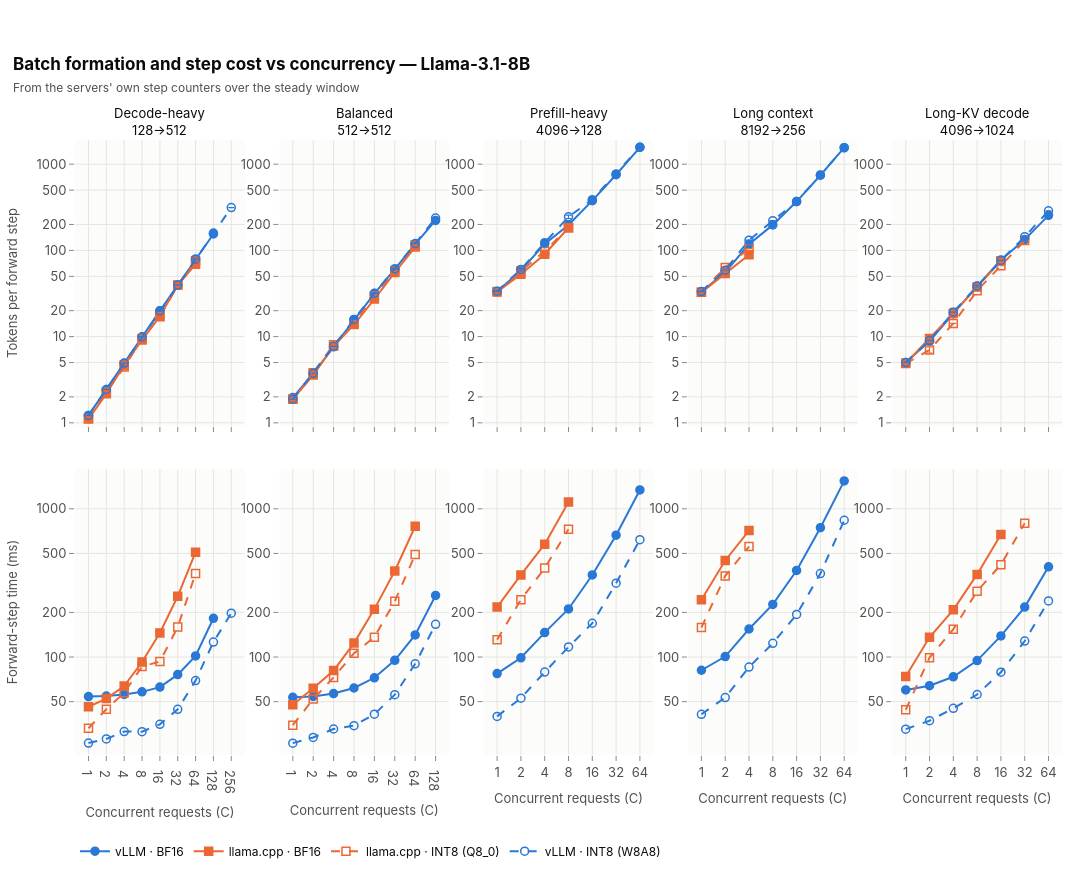

This figure's notebook cell:
### Markdown cell above
## 1. Do both servers batch?

### Code cell
fig = plots.concurrency_grid(primary, [
    plots.Panel("tokens_per_step_mean", "Tokens per forward step", "tokens", log_y=True, share_y=True, fmt=".1f"),
    plots.Panel("step_time_s", "Forward-step time (ms)", "ms", scale=1e3, log_y=True, share_y=True, error=None),
], title=f"Batch formation and step cost vs concurrency — {registry.model_label(MODEL)}",
   subtitle="From the servers' own step counters over the steady window")
fig.show()

### Figure 1 — Plotly figure (JSON) as saved in the notebook; plotly's stock layout.template omitted (floating-point values rounded to 4 significant figures)
{"data": [{"customdata": [[0.0002708, 3.0], [0.0004127, 3.0], [0.007982, 3.0], [0.001001, 3.0], [0.06364, 3.0], [0.194, 3.0], [0.7874, 3.0], [0.4239, 3.0]], "error_y": {"array": [0.0002708, 0.0004127, 0.007982, 0.001001, 0.06364, 0.194, 0.7874, 0.4239], "color": "#2a78d6", "thickness": 1.1, "type": "data", "width": 3}, "hovertemplate": "<b>vLLM · BF16</b><br>C = %{x}<br>Tokens per forward step: %{y:.1f} tokens ± %{customdata[0]:.1f}<br>repetitions: %{customdata[1]}<extra></extra>", "legendgroup": "vllm_bf16", "line": {"color": "#2a78d6", "dash": "solid", "width": 2.0}, "marker": {"color": "#2a78d6", "line": {"color": "#2a78d6", "width": 1.5}, "size": 8, "symbol": "circle"}, "mode": "lines+markers", "name": "vLLM · BF16", "showlegend": true, "type": "scatter", "x": [1, 2, 4, 8, 16, 32, 64, 128], "xaxis": "x", "y": [1.22, 2.429, 4.893, 9.877, 19.92, 39.61, 79.21, 154.9], "yaxis": "y"}, {"customdata": [[0.01745, 3.0], [0.01427, 3.0], [0.04597, 3.0], [0.06643, 3.0], [0.3405, 3.0], [0.04381, 3.0], [0.2939, 3.0]], "error_y": {"array": [0.01745, 0.01427, 0.04597, 0.06643, 0.3405, 0.04381, 0.2939], "color": "#eb6834", "thickness": 1.1, "type": "data", "width": 3}, "hovertemplate": "<b>llama.cpp · BF16</b><br>C = %{x}<br>Tokens per forward step: %{y:.1f} tokens ± %{customdata[0]:.1f}<br>repetitions: %{customdata[1]}<extra></extra>", "legendgroup": "llama_cpp_bf16", "line": {"color": "#eb6834", "dash": "solid", "width": 2.0}, "marker": {"color": "#eb6834", "line": {"color": "#eb6834", "width": 1.5}, "size": 8, "symbol": "square"}, "mode": "lines+markers", "name": "llama.cpp · BF16", "showlegend": true, "type": "scatter", "x": [1, 2, 4, 8, 16, 32, 64], "xaxis": "x", "y": [1.106, 2.174, 4.679, 9.13, 17.2, 39.44, 69.23], "yaxis": "y"}, {"customdata": [[0.0153, 3.0], [0.004663, 3.0], [0.3253, 3.0], [0.2371, 3.0], [0.1535, 3.0], [0.2918, 3.0], [4.395, 3.0]], "error_y": {"array": [0.0153, 0.004663, 0.3253, 0.2371, 0.1535, 0.2918, 4.395], "color": "#eb6834", "thickness": 1.1, "type": "data", "width": 3}, "hovertemplate": "<b>llama.cpp · INT8 (Q8_0)</b><br>C = %{x}<br>Tokens per forward step: %{y:.1f} tokens ± %{customdata[0]:.1f}<br>repetitions: %{customdata[1]}<extra></extra>", "legendgroup": "llama_cpp_int8", "line": {"color": "#eb6834", "dash": "dash", "width": 2.0}, "marker": {"color": "#eb6834", "line": {"color": "#eb6834", "width": 1.5}, "size": 8, "symbol": "square-open"}, "mode": "lines+markers", "name": "llama.cpp · INT8 (Q8_0)", "showlegend": true, "type": "scatter", "x": [1, 2, 4, 8, 16, 32, 64], "xaxis": "x", "y": [1.121, 2.275, 4.433, 9.464, 17.02, 39.62, 76.06], "yaxis": "y"}, {"customdata": [[0.0001359, 3.0], [0.0002873, 3.0], [0.001803, 3.0], [0.03576, 3.0], [0.08013, 3.0], [0.1813, 3.0], [0.1137, 3.0], [0.3293, 3.0], [0.6345, 3.0]], "error_y": {"array": [0.0001359, 0.0002873, 0.001803, 0.03576, 0.08013, 0.1813, 0.1137, 0.3293, 0.6345], "color": "#2a78d6", "thickness": 1.1, "type": "data", "width": 3}, "hovertemplate": "<b>vLLM · INT8 (W8A8)</b><br>C = %{x}<br>Tokens per forward step: %{y:.1f} tokens ± %{customdata[0]:.1f}<br>repetitions: %{customdata[1]}<extra></extra>", "legendgroup": "vllm_int8", "line": {"color": "#2a78d6", "dash": "dash", "width": 2.0}, "marker": {"color": "#2a78d6", "line": {"color": "#2a78d6", "width": 1.5}, "size": 8, "symbol": "circle-open"}, "mode": "lines+markers", "name": "vLLM · INT8 (W8A8)", "showlegend": true, "type": "scatter", "x": [1, 2, 4, 8, 16, 32, 64, 128, 256], "xaxis": "x", "y": [1.22, 2.436, 4.938, 9.952, 19.93, 39.68, 79.03, 158.8, 313.6], "yaxis": "y"}, {"customdata": [[0.07239, 3.0], [0.009787, 3.0], [0.003703, 3.0], [0.05105, 3.0], [0.07343, 3.0], [0.6748, 3.0], [2.162, 3.0], [0.2869, 3.0]], "error_y": {"array": [0.07239, 0.009787, 0.003703, 0.05105, 0.07343, 0.6748, 2.162, 0.2869], "color": "#2a78d6", "thickness": 1.1, "type": "data", "width": 3}, "hovertemplate": "<b>vLLM · BF16</b><br>C = %{x}<br>Tokens per forward step: %{y:.1f} tokens ± %{customdata[0]:.1f}<br>repetitions: %{customdata[1]}<extra></extra>", "legendgroup": "vllm_bf16", "line": {"color": "#2a78d6", "dash": "solid", "width": 2.0}, "marker": {"color": "#2a78d6", "line": {"color": "#2a78d6", "width": 1.5}, "size": 8, "symbol": "circle"}, "mode": "lines+markers", "name": "vLLM · BF16", "showlegend": false, "type": "scatter", "x": [1, 2, 4, 8, 16, 32, 64, 128], "xaxis": "x2", "y": [1.961, 3.725, 7.622, 15.74, 31.53, 60.71, 118.3, 222.9], "yaxis": "y2"}, {"customdata": [[0.003721, 3.0], [0.02116, 3.0], [1.088e-15, 3.0], [0.1007, 3.0], [0.01819, 3.0], [0.1924, 3.0], [0.2289, 3.0]], "error_y": {"array": [0.003721, 0.02116, 1.088e-15, 0.1007, 0.01819, 0.1924, 0.2289], "color": "#eb6834", "thickness": 1.1, "type": "data", "width": 3}, "hovertemplate": "<b>llama.cpp · BF16</b><br>C = %{x}<br>Tokens per forward step: %{y:.1f} tokens ± %{customdata[0]:.1f}<br>repetitions: %{customdata[1]}<extra></extra>", "legendgroup": "llama_cpp_bf16", "line": {"color": "#eb6834", "dash": "solid", "width": 2.0}, "marker": {"color": "#eb6834", "line": {"color": "#eb6834", "width": 1.5}, "size": 8, "symbol": "square"}, "mode": "lines+markers", "name": "llama.cpp · BF16", "showlegend": false, "type": "scatter", "x": [1, 2, 4, 8, 16, 32, 64], "xaxis": "x2", "y": [1.88, 3.579, 7.728, 13.81, 27.24, 55.45, 109.2], "yaxis": "y2"}, {"customdata": [[0.006986, 3.0], [0.1517, 3.0], [0.004586, 3.0], [0.2757, 3.0], [0.1872, 3.0], [0.1623, 3.0], [0.2126, 3.0]], "error_y": {"array": [0.006986, 0.1517, 0.004586, 0.2757, 0.1872, 0.1623, 0.2126], "color": "#eb6834", "thickness": 1.1, "type": "data", "width": 3}, "hovertemplate": "<b>llama.cpp · INT8 (Q8_0)</b><br>C = %{x}<br>Tokens per forward step: %{y:.1f} tokens ± %{customdata[0]:.1f}<br>repetitions: %{customdata[1]}<extra></extra>", "legendgroup": "llama_cpp_int8", "line": {"color": "#eb6834", "dash": "dash", "width": 2.0}, "marker": {"color": "#eb6834", "line": {"color": "#eb6834", "width": 1.5}, "size": 8, "symbol": "square-open"}, "mode": "lines+markers", "name": "llama.cpp · INT8 (Q8_0)", "showlegend": false, "type": "scatter", "x": [1, 2, 4, 8, 16, 32, 64], "xaxis": "x2", "y": [1.88, 3.803, 8.068, 14.04, 29.65, 57.57, 115.7], "yaxis": "y2"}, {"customdata": [[0.002001, 3.0], [0.002096, 3.0], [0.01596, 3.0], [0.03119, 3.0], [0.2927, 3.0], [0.5568, 3.0], [0.2637, 3.0], [1.104, 3.0]], "error_y": {"array": [0.002001, 0.002096, 0.01596, 0.03119, 0.2927, 0.5568, 0.2637, 1.104], "color": "#2a78d6", "thickness": 1.1, "type": "data", "width": 3}, "hovertemplate": "<b>vLLM · INT8 (W8A8)</b><br>C = %{x}<br>Tokens per forward step: %{y:.1f} tokens ± %{customdata[0]:.1f}<br>repetitions: %{customdata[1]}<extra></extra>", "legendgroup": "vllm_int8", "line": {"color": "#2a78d6", "dash": "dash", "width": 2.0}, "marker": {"color": "#2a78d6", "line": {"color": "#2a78d6", "width": 1.5}, "size": 8, "symbol": "circle-open"}, "mode": "lines+markers", "name": "vLLM · INT8 (W8A8)", "showlegend": false, "type": "scatter", "x": [1, 2, 4, 8, 16, 32, 64, 128], "xaxis": "x2", "y": [1.879, 3.757, 7.712, 15.82, 31.81, 60.95, 119.9, 237.5], "yaxis": "y2"}, {"customdata": [[0.0545, 3.0], [0.1298, 3.0], [3.925, 3.0], [1.885, 3.0], [6.405, 3.0], [7.199, 3.0], [2.491, 3.0]], "error_y": {"array": [0.0545, 0.1298, 3.925, 1.885, 6.405, 7.199, 2.491], "color": "#2a78d6", "thickness": 1.1, "type": "data", "width": 3}, "hovertemplate": "<b>vLLM · BF16</b><br>C = %{x}<br>Tokens per forward step: %{y:.1f} tokens ± %{customdata[0]:.1f}<br>repetitions: %{customdata[1]}<extra></extra>", "legendgroup": "vllm_bf16", "line": {"color": "#2a78d6", "dash": "solid", "width": 2.0}, "marker": {"color": "#2a78d6", "line": {"color": "#2a78d6", "width": 1.5}, "size": 8, "symbol": "circle"}, "mode": "lines+markers", "name": "vLLM · BF16", "showlegend": false, "type": "scatter", "x": [1, 2, 4, 8, 16, 32, 64], "xaxis": "x3", "y": [33.09, 58.48, 119.0, 197.4, 377.7, 754.0, 1567.0], "yaxis": "y3"}, {"customdata": [[0.1658, 3.0], [0.1676, 3.0], [0.7582, 3.0], [0.4231, 3.0]], "error_y": {"array": [0.1658, 0.1676, 0.7582, 0.4231], "color": "#eb6834", "thickness": 1.1, "type": "data", "width": 3}, "hovertemplate": "<b>llama.cpp · BF16</b><br>C = %{x}<br>Tokens per forward step: %{y:.1f} tokens ± %{customdata[0]:.1f}<br>repetitions: %{customdata[1]}<extra></extra>", "legendgroup": "llama_cpp_bf16", "line": {"color": "#eb6834", "dash": "solid", "width": 2.0}, "marker": {"color": "#eb6834", "line": {"color": "#eb6834", "width": 1.5}, "size": 8, "symbol": "square"}, "mode": "lines+markers", "name": "llama.cpp · BF16", "showlegend": false, "type": "scatter", "x": [1, 2, 4, 8], "xaxis": "x3", "y": [32.95, 52.76, 90.23, 183.1], "yaxis": "y3"}, {"customdata": [[0.05744, 3.0], [0.1683, 3.0], [1.166, 3.0], [0.2858, 3.0]], "error_y": {"array": [0.05744, 0.1683, 1.166, 0.2858], "color": "#eb6834", "thickness": 1.1, "type": "data", "width": 3}, "hovertemplate": "<b>llama.cpp · INT8 (Q8_0)</b><br>C = %{x}<br>Tokens per forward step: %{y:.1f} tokens ± %{customdata[0]:.1f}<br>repetitions: %{customdata[1]}<extra></extra>", "legendgroup": "llama_cpp_int8", "line": {"color": "#eb6834", "dash": "dash", "width": 2.0}, "marker": {"color": "#eb6834", "line": {"color": "#eb6834", "width": 1.5}, "size": 8, "symbol": "square-open"}, "mode": "lines+markers", "name": "llama.cpp · INT8 (Q8_0)", "showlegend": false, "type": "scatter", "x": [1, 2, 4, 8], "xaxis": "x3", "y": [33.4, 57.83, 98.2, 183.0], "yaxis": "y3"}, {"customdata": [[0.3268, 3.0], [2.441, 3.0], [9.681, 3.0], [11.08, 3.0], [10.19, 3.0], [9.927, 3.0], [13.31, 3.0]], "error_y": {"array": [0.3268, 2.441, 9.681, 11.08, 10.19, 9.927, 13.31], "color": "#2a78d6", "thickness": 1.1, "type": "data", "width": 3}, "hovertemplate": "<b>vLLM · INT8 (W8A8)</b><br>C = %{x}<br>Tokens per forward step: %{y:.1f} tokens ± %{customdata[0]:.1f}<br>repetitions: %{customdata[1]}<extra></extra>", "legendgroup": "vllm_int8", "line": {"color": "#2a78d6", "dash": "dash", "width": 2.0}, "marker": {"color": "#2a78d6", "line": {"color": "#2a78d6", "width": 1.5}, "size": 8, "symbol": "circle-open"}, "mode": "lines+markers", "name": "vLLM · INT8 (W8A8)", "showlegend": false, "type": "scatter", "x": [1, 2, 4, 8, 16, 32, 64], "xaxis": "x3", "y": [33.59, 60.16, 122.9, 245.2, 387.4, 771.7, 1573.0], "yaxis": "y3"}, {"customdata": [[0.09475, 3.0], [0.05895, 3.0], [1.706, 3.0], [1.771, 3.0], [2.331, 3.0], [1.935, 3.0], [2.115, 3.0]], "error_y": {"array": [0.09475, 0.05895, 1.706, 1.771, 2.331, 1.935, 2.115], "color": "#2a78d6", "thickness": 1.1, "type": "data", "width": 3}, "hovertemplate": "<b>vLLM · BF16</b><br>C = %{x}<br>Tokens per forward step: %{y:.1f} tokens ± %{customdata[0]:.1f}<br>repetitions: %{customdata[1]}<extra></extra>", "legendgroup": "vllm_bf16", "line": {"color": "#2a78d6", "dash": "solid", "width": 2.0}, "marker": {"color": "#2a78d6", "line": {"color": "#2a78d6", "width": 1.5}, "size": 8, "symbol": "circle"}, "mode": "lines+markers", "name": "vLLM · BF16", "showlegend": false, "type": "scatter", "x": [1, 2, 4, 8, 16, 32, 64], "xaxis": "x4", "y": [33.09, 55.82, 118.2, 197.6, 368.6, 744.2, 1553.0], "yaxis": "y4"}, {"customdata": [[0.07206, 3.0], [0.2173, 3.0], [0.0, 3.0]], "error_y": {"array": [0.07206, 0.2173, 0.0], "color": "#eb6834", "thickness": 1.1, "type": "data", "width": 3}, "hovertemplate": "<b>llama.cpp · BF16</b><br>C = %{x}<br>Tokens per forward step: %{y:.1f} tokens ± %{customdata[0]:.1f}<br>repetitions: %{customdata[1]}<extra></extra>", "legendgroup": "llama_cpp_bf16", "line": {"color": "#eb6834", "dash": "solid", "width": 2.0}, "marker": {"color": "#eb6834", "line": {"color": "#eb6834", "width": 1.5}, "size": 8, "symbol": "square"}, "mode": "lines+markers", "name": "llama.cpp · BF16", "showlegend": false, "type": "scatter", "x": [1, 2, 4], "xaxis": "x4", "y": [32.6, 54.0, 89.04], "yaxis": "y4"}, {"customdata": [[0.07, 3.0], [0.3019, 3.0], [0.1888, 3.0]], "error_y": {"array": [0.07, 0.3019, 0.1888], "color": "#eb6834", "thickness": 1.1, "type": "data", "width": 3}, "hovertemplate": "<b>llama.cpp · INT8 (Q8_0)</b><br>C = %{x}<br>Tokens per forward step: %{y:.1f} tokens ± %{customdata[0]:.1f}<br>repetitions: %{customdata[1]}<extra></extra>", "legendgroup": "llama_cpp_int8", "line": {"color": "#eb6834", "dash": "dash", "width": 2.0}, "marker": {"color": "#eb6834", "line": {"color": "#eb6834", "width": 1.5}, "size": 8, "symbol": "square-open"}, "mode": "lines+markers", "name": "llama.cpp · INT8 (Q8_0)", "showlegend": false, "type": "scatter", "x": [1, 2, 4], "xaxis": "x4", "y": [32.67, 63.49, 105.1], "yaxis": "y4"}, {"customdata": [[0.2073, 3.0], [0.03805, 3.0], [0.378, 3.0], [3.481e-14, 3.0], [1.53, 3.0], [1.967, 3.0], [2.115, 3.0]], "error_y": {"array": [0.2073, 0.03805, 0.378, 3.481e-14, 1.53, 1.967, 2.115], "color": "#2a78d6", "thickness": 1.1, "type": "data", "width": 3}, "hovertemplate": "<b>vLLM · INT8 (W8A8)</b><br>C = %{x}<br>Tokens per forward step: %{y:.1f} tokens ± %{customdata[0]:.1f}<br>repetitions: %{customdata[1]}<extra></extra>", "legendgroup": "vllm_int8", "line": {"color": "#2a78d6", "dash": "dash", "width": 2.0}, "marker": {"color": "#2a78d6", "line": {"color": "#2a78d6", "width": 1.5}, "size": 8, "symbol": "circle-open"}, "mode": "lines+markers", "name": "vLLM · INT8 (W8A8)", "showlegend": false, "type": "scatter", "x": [1, 2, 4, 8, 16, 32, 64], "xaxis": "x4", "y": [33.31, 58.92, 131.4, 221.4, 369.5, 750.0, 1553.0], "yaxis": "y4"}, {"customdata": [[0.001017, 3.0], [0.01877, 3.0], [0.05584, 3.0], [0.1399, 3.0], [0.4657, 3.0], [1.059, 3.0], [3.302, 3.0]], "error_y": {"array": [0.001017, 0.01877, 0.05584, 0.1399, 0.4657, 1.059, 3.302], "color": "#2a78d6", "thickness": 1.1, "type": "data", "width": 3}, "hovertemplate": "<b>vLLM · BF16</b><br>C = %{x}<br>Tokens per forward step: %{y:.1f} tokens ± %{customdata[0]:.1f}<br>repetitions: %{customdata[1]}<extra></extra>", "legendgroup": "vllm_bf16", "line": {"color": "#2a78d6", "dash": "solid", "width": 2.0}, "marker": {"color": "#2a78d6", "line": {"color": "#2a78d6", "width": 1.5}, "size": 8, "symbol": "circle"}, "mode": "lines+markers", "name": "vLLM · BF16", "showlegend": false, "type": "scatter", "x": [1, 2, 4, 8, 16, 32, 64], "xaxis": "x5", "y": [5.001, 8.887, 18.46, 38.44, 77.51, 133.4, 255.0], "yaxis": "y5"}, {"customdata": [[0.0686, 3.0], [0.1574, 3.0], [2.705, 3.0], [1.965, 3.0], [2.67, 3.0]], "error_y": {"array": [0.0686, 0.1574, 2.705, 1.965, 2.67], "color": "#eb6834", "thickness": 1.1, "type": "data", "width": 3}, "hovertemplate": "<b>llama.cpp · BF16</b><br>C = %{x}<br>Tokens per forward step: %{y:.1f} tokens ± %{customdata[0]:.1f}<br>repetitions: %{customdata[1]}<extra></extra>", "legendgroup": "llama_cpp_bf16", "line": {"color": "#eb6834", "dash": "solid", "width": 2.0}, "marker": {"color": "#eb6834", "line": {"color": "#eb6834", "width": 1.5}, "size": 8, "symbol": "square"}, "mode": "lines+markers", "name": "llama.cpp · BF16", "showlegend": false, "type": "scatter", "x": [1, 2, 4, 8, 16], "xaxis": "x5", "y": [4.916, 9.52, 18.6, 37.72, 75.76], "yaxis": "y5"}, {"customdata": [[0.005406, 3.0], [0.5568, 3.0], [0.02983, 3.0], [0.04297, 3.0], [0.06583, 3.0], [0.07843, 3.0]], "error_y": {"array": [0.005406, 0.5568, 0.02983, 0.04297, 0.06583, 0.07843], "color": "#eb6834", "thickness": 1.1, "type": "data", "width": 3}, "hovertemplate": "<b>llama.cpp · INT8 (Q8_0)</b><br>C = %{x}<br>Tokens per forward step: %{y:.1f} tokens ± %{customdata[0]:.1f}<br>repetitions: %{customdata[1]}<extra></extra>", "legendgroup": "llama_cpp_int8", "line": {"color": "#eb6834", "dash": "dash", "width": 2.0}, "marker": {"color": "#eb6834", "line": {"color": "#eb6834", "width": 1.5}, "size": 8, "symbol": "square-open"}, "mode": "lines+markers", "name": "llama.cpp · INT8 (Q8_0)", "showlegend": false, "type": "scatter", "x": [1, 2, 4, 8, 16, 32], "xaxis": "x5", "y": [4.877, 7.009, 14.21, 34.09, 66.42, 129.9], "yaxis": "y5"}, {"customdata": [[0.001017, 3.0], [0.02793, 3.0], [0.02045, 3.0], [1.001, 3.0], [0.0471, 3.0], [0.3603, 3.0], [1.163, 3.0]], "error_y": {"array": [0.001017, 0.02793, 0.02045, 1.001, 0.0471, 0.3603, 1.163], "color": "#2a78d6", "thickness": 1.1, "type": "data", "width": 3}, "hovertemplate": "<b>vLLM · INT8 (W8A8)</b><br>C = %{x}<br>Tokens per forward step: %{y:.1f} tokens ± %{customdata[0]:.1f}<br>repetitions: %{customdata[1]}<extra></extra>", "legendgroup": "vllm_int8", "line": {"color": "#2a78d6", "dash": "dash", "width": 2.0}, "marker": {"color": "#2a78d6", "line": {"color": "#2a78d6", "width": 1.5}, "size": 8, "symbol": "circle-open"}, "mode": "lines+markers", "name": "vLLM · INT8 (W8A8)", "showlegend": false, "type": "scatter", "x": [1, 2, 4, 8, 16, 32, 64], "xaxis": "x5", "y": [5.002, 9.008, 19.23, 38.69, 76.51, 144.2, 287.6], "yaxis": "y5"}, {"customdata": [[null, 3.0], [null, 3.0], [null, 3.0], [null, 3.0], [null, 3.0], [null, 3.0], [null, 3.0], [null, 3.0]], "hovertemplate": "<b>vLLM · BF16</b><br>C = %{x}<br>Forward-step time (ms): %{y:.3g} ms<br>repetitions: %{customdata[1]}<extra></extra>", "legendgroup": "vllm_bf16", "line": {"color": "#2a78d6", "dash": "solid", "width": 2.0}, "marker": {"color": "#2a78d6", "line": {"color": "#2a78d6", "width": 1.5}, "size": 8, "symbol": "circle"}, "mode": "lines+markers", "name": "vLLM · BF16", "showlegend": false, "type": "scatter", "x": [1, 2, 4, 8, 16, 32, 64, 128], "xaxis": "x6", "y": [54.07, 54.6, 55.96, 58.21, 62.68, 76.1, 101.8, 182.6], "yaxis": "y6"}, {"customdata": [[null, 3.0], [null, 3.0], [null, 3.0], [null, 3.0], [null, 3.0], [null, 3.0], [null, 3.0]], "hovertemplate": "<b>llama.cpp · BF16</b><br>C = %{x}<br>Forward-step time (ms): %{y:.3g} ms<br>repetitions: %{customdata[1]}<extra></extra>", "legendgroup": "llama_cpp_bf16", "line": {"color": "#eb6834", "dash": "solid", "width": 2.0}, "marker": {"color": "#eb6834", "line": {"color": "#eb6834", "width": 1.5}, "size": 8, "symbol": "square"}, "mode": "lines+markers", "name": "llama.cpp · BF16", "showlegend": false, "type": "scatter", "x": [1, 2, 4, 8, 16, 32, 64], "xaxis": "x6", "y": [46.21, 52.46, 63.66, 92.54, 145.2, 257.1, 509.8], "yaxis": "y6"}, {"customdata": [[null, 3.0], [null, 3.0], [null, 3.0], [null, 3.0], [null, 3.0], [null, 3.0], [null, 3.0]], "hovertemplate": "<b>llama.cpp · INT8 (Q8_0)</b><br>C = %{x}<br>Forward-step time (ms): %{y:.3g} ms<br>repetitions: %{customdata[1]}<extra></extra>", "legendgroup": "llama_cpp_int8", "line": {"color": "#eb6834", "dash": "dash", "width": 2.0}, "marker": {"color": "#eb6834", "line": {"color": "#eb6834", "width": 1.5}, "size": 8, "symbol": "square-open"}, "mode": "lines+markers", "name": "llama.cpp · INT8 (Q8_0)", "showlegend": false, "type": "scatter", "x": [1, 2, 4, 8, 16, 32, 64], "xaxis": "x6", "y": [33.05, 44.43, 57.48, 86.21, 93.29, 159.5, 366.4], "yaxis": "y6"}, {"customdata": [[null, 3.0], [null, 3.0], [null, 3.0], [null, 3.0], [null, 3.0], [null, 3.0], [null, 3.0], [null, 3.0], [null, 3.0]], "hovertemplate": "<b>vLLM · INT8 (W8A8)</b><br>C = %{x}<br>Forward-step time (ms): %{y:.3g} ms<br>repetitions: %{customdata[1]}<extra></extra>", "legendgroup": "vllm_int8", "line": {"color": "#2a78d6", "dash": "dash", "width": 2.0}, "marker": {"color": "#2a78d6", "line": {"color": "#2a78d6", "width": 1.5}, "size": 8, "symbol": "circle-open"}, "mode": "lines+markers", "name": "vLLM · INT8 (W8A8)", "showlegend": false, "type": "scatter", "x": [1, 2, 4, 8, 16, 32, 64, 128, 256], "xaxis": "x6", "y": [26.27, 28.01, 31.4, 31.38, 35.16, 44.38, 69.35, 126.2, 197.6], "yaxis": "y6"}, {"customdata": [[null, 3.0], [null, 3.0], [null, 3.0], [null, 3.0], [null, 3.0], [null, 3.0], [null, 3.0], [null, 3.0]], "hovertemplate": "<b>vLLM · BF16</b><br>C = %{x}<br>Forward-step time (ms): %{y:.3g} ms<br>repetitions: %{customdata[1]}<extra></extra>", "legendgroup": "vllm_bf16", "line": {"color": "#2a78d6", "dash": "solid", "width": 2.0}, "marker": {"color": "#2a78d6", "line": {"color": "#2a78d6", "width": 1.5}, "size": 8, "symbol": "circle"}, "mode": "lines+markers", "name": "vLLM · BF16", "showlegend": false, "type": "scatter", "x": [1, 2, 4, 8, 16, 32, 64, 128], "xaxis": "x7", "y": [53.46, 54.2, 56.7, 61.81, 72.44, 95.06, 141.0, 260.4], "yaxis": "y7"}, {"customdata": [[null, 3.0], [null, 3.0], [null, 3.0], [null, 3.0], [null, 3.0], [null, 3.0], [null, 3.0]], "hovertemplate": "<b>llama.cpp · BF16</b><br>C = %{x}<br>Forward-step time (ms): %{y:.3g} ms<br>repetitions: %{customdata[1]}<extra></extra>", "legendgroup": "llama_cpp_bf16", "line": {"color": "#eb6834", "dash": "solid", "width": 2.0}, "marker": {"color": "#eb6834", "line": {"color": "#eb6834", "width": 1.5}, "size": 8, "symbol": "square"}, "mode": "lines+markers", "name": "llama.cpp · BF16", "showlegend": false, "type": "scatter", "x": [1, 2, 4, 8, 16, 32, 64], "xaxis": "x7", "y": [47.65, 61.55, 81.13, 124.1, 210.5, 380.6, 762.4], "yaxis": "y7"}, {"customdata": [[null, 3.0], [null, 3.0], [null, 3.0], [null, 3.0], [null, 3.0], [null, 3.0], [null, 3.0]], "hovertemplate": "<b>llama.cpp · INT8 (Q8_0)</b><br>C = %{x}<br>Forward-step time (ms): %{y:.3g} ms<br>repetitions: %{customdata[1]}<extra></extra>", "legendgroup": "llama_cpp_int8", "line": {"color": "#eb6834", "dash": "dash", "width": 2.0}, "marker": {"color": "#eb6834", "line": {"color": "#eb6834", "width": 1.5}, "size": 8, "symbol": "square-open"}, "mode": "lines+markers", "name": "llama.cpp · INT8 (Q8_0)", "showlegend": false, "type": "scatter", "x": [1, 2, 4, 8, 16, 32, 64], "xaxis": "x7", "y": [34.69, 52.01, 72.88, 105.9, 136.2, 237.8, 491.8], "yaxis": "y7"}, {"customdata": [[null, 3.0], [null, 3.0], [null, 3.0], [null, 3.0], [null, 3.0], [null, 3.0], [null, 3.0], [null, 3.0]], "hovertemplate": "<b>vLLM · INT8 (W8A8)</b><br>C = %{x}<br>Forward-step time (ms): %{y:.3g} ms<br>repetitions: %{customdata[1]}<extra></extra>", "legendgroup": "vllm_int8", "line": {"color": "#2a78d6", "dash": "dash", "width": 2.0}, "marker": {"color": "#2a78d6", "line": {"color": "#2a78d6", "width": 1.5}, "size": 8, "symbol": "circle-open"}, "mode": "lines+markers", "name": "vLLM · INT8 (W8A8)", "showlegend": false, "type": "scatter", "x": [1, 2, 4, 8, 16, 32, 64, 128], "xaxis": "x7", "y": [26.24, 28.66, 32.69, 34.43, 41.14, 55.75, 90.0, 166.3], "yaxis": "y7"}, {"customdata": [[null, 3.0], [null, 3.0], [null, 3.0], [null, 3.0], [null, 3.0], [null, 3.0], [null, 3.0]], "hovertemplate": "<b>vLLM · BF16</b><br>C = %{x}<br>Forward-step time (ms): %{y:.3g} ms<br>repetitions: %{customdata[1]}<extra></extra>", "legendgroup": "vllm_bf16", "line": {"color": "#2a78d6", "dash": "solid", "width": 2.0}, "marker": {"color": "#2a78d6", "line": {"color": "#2a78d6", "width": 1.5}, "size": 8, "symbol": "circle"}, "mode": "lines+markers", "name": "vLLM · BF16", "showlegend": false, "type": "scatter", "x": [1, 2, 4, 8, 16, 32, 64], "xaxis": "x8", "y": [77.38, 98.85, 146.2, 211.0, 357.9, 663.9, 1341.0], "yaxis": "y8"}, {"customdata": [[null, 3.0], [null, 3.0], [null, 3.0], [null, 3.0]], "hovertemplate": "<b>llama.cpp · BF16</b><br>C = %{x}<br>Forward-step time (ms): %{y:.3g} ms<br>repetitions: %{customdata[1]}<extra></extra>", "legendgroup": "llama_cpp_bf16", "line": {"color": "#eb6834", "dash": "solid", "width": 2.0}, "marker": {"color": "#eb6834", "line": {"color": "#eb6834", "width": 1.5}, "size": 8, "symbol": "square"}, "mode": "lines+markers", "name": "llama.cpp · BF16", "showlegend": false, "type": "scatter", "x": [1, 2, 4, 8], "xaxis": "x8", "y": [217.3, 358.1, 577.8, 1113.0], "yaxis": "y8"}, {"customdata": [[null, 3.0], [null, 3.0], [null, 3.0], [null, 3.0]], "hovertemplate": "<b>llama.cpp · INT8 (Q8_0)</b><br>C = %{x}<br>Forward-step time (ms): %{y:.3g} ms<br>repetitions: %{customdata[1]}<extra></extra>", "legendgroup": "llama_cpp_int8", "line": {"color": "#eb6834", "dash": "dash", "width": 2.0}, "marker": {"color": "#eb6834", "line": {"color": "#eb6834", "width": 1.5}, "size": 8, "symbol": "square-open"}, "mode": "lines+markers", "name": "llama.cpp · INT8 (Q8_0)", "showlegend": false, "type": "scatter", "x": [1, 2, 4, 8], "xaxis": "x8", "y": [131.0, 243.7, 398.1, 728.3], "yaxis": "y8"}, {"customdata": [[null, 3.0], [null, 3.0], [null, 3.0], [null, 3.0], [null, 3.0], [null, 3.0], [null, 3.0]], "hovertemplate": "<b>vLLM · INT8 (W8A8)</b><br>C = %{x}<br>Forward-step time (ms): %{y:.3g} ms<br>repetitions: %{customdata[1]}<extra></extra>", "legendgroup": "vllm_int8", "line": {"color": "#2a78d6", "dash": "dash", "width": 2.0}, "marker": {"color": "#2a78d6", "line": {"color": "#2a78d6", "width": 1.5}, "size": 8, "symbol": "circle-open"}, "mode": "lines+markers", "name": "vLLM · INT8 (W8A8)", "showlegend": false, "type": "scatter", "x": [1, 2, 4, 8, 16, 32, 64], "xaxis": "x8", "y": [39.77, 52.81, 79.16, 116.9, 169.0, 315.2, 619.0], "yaxis": "y8"}, {"customdata": [[null, 3.0], [null, 3.0], [null, 3.0], [null, 3.0], [null, 3.0], [null, 3.0], [null, 3.0]], "hovertemplate": "<b>vLLM · BF16</b><br>C = %{x}<br>Forward-step time (ms): %{y:.3g} ms<br>repetitions: %{customdata[1]}<extra></extra>", "legendgroup": "vllm_bf16", "line": {"color": "#2a78d6", "dash": "solid", "width": 2.0}, "marker": {"color": "#2a78d6", "line": {"color": "#2a78d6", "width": 1.5}, "size": 8, "symbol": "circle"}, "mode": "lines+markers", "name": "vLLM · BF16", "showlegend": false, "type": "scatter", "x": [1, 2, 4, 8, 16, 32, 64], "xaxis": "x9", "y": [81.44, 100.8, 154.6, 226.6, 383.9, 745.9, 1544.0], "yaxis": "y9"}, {"customdata": [[null, 3.0], [null, 3.0], [null, 3.0]], "hovertemplate": "<b>llama.cpp · BF16</b><br>C = %{x}<br>Forward-step time (ms): %{y:.3g} ms<br>repetitions: %{customdata[1]}<extra></extra>", "legendgroup": "llama_cpp_bf16", "line": {"color": "#eb6834", "dash": "solid", "width": 2.0}, "marker": {"color": "#eb6834", "line": {"color": "#eb6834", "width": 1.5}, "size": 8, "symbol": "square"}, "mode": "lines+markers", "name": "llama.cpp · BF16", "showlegend": false, "type": "scatter", "x": [1, 2, 4], "xaxis": "x9", "y": [243.9, 448.2, 712.8], "yaxis": "y9"}, {"customdata": [[null, 3.0], [null, 3.0], [null, 3.0]], "hovertemplate": "<b>llama.cpp · INT8 (Q8_0)</b><br>C = %{x}<br>Forward-step time (ms): %{y:.3g} ms<br>repetitions: %{customdata[1]}<extra></extra>", "legendgroup": "llama_cpp_int8", "line": {"color": "#eb6834", "dash": "dash", "width": 2.0}, "marker": {"color": "#eb6834", "line": {"color": "#eb6834", "width": 1.5}, "size": 8, "symbol": "square-open"}, "mode": "lines+markers", "name": "llama.cpp · INT8 (Q8_0)", "showlegend": false, "type": "scatter", "x": [1, 2, 4], "xaxis": "x9", "y": [158.1, 352.8, 556.5], "yaxis": "y9"}, {"customdata": [[null, 3.0], [null, 3.0], [null, 3.0], [null, 3.0], [null, 3.0], [null, 3.0], [null, 3.0]], "hovertemplate": "<b>vLLM · INT8 (W8A8)</b><br>C = %{x}<br>Forward-step time (ms): %{y:.3g} ms<br>repetitions: %{customdata[1]}<extra></extra>", "legendgroup": "vllm_int8", "line": {"color": "#2a78d6", "dash": "dash", "width": 2.0}, "marker": {"color": "#2a78d6", "line": {"color": "#2a78d6", "width": 1.5}, "size": 8, "symbol": "circle-open"}, "mode": "lines+markers", "name": "vLLM · INT8 (W8A8)", "showlegend": false, "type": "scatter", "x": [1, 2, 4, 8, 16, 32, 64], "xaxis": "x9", "y": [41.08, 53.28, 85.55, 123.8, 193.8, 365.8, 837.1], "yaxis": "y9"}, {"customdata": [[null, 3.0], [null, 3.0], [null, 3.0], [null, 3.0], [null, 3.0], [null, 3.0], [null, 3.0]], "hovertemplate": "<b>vLLM · BF16</b><br>C = %{x}<br>Forward-step time (ms): %{y:.3g} ms<br>repetitions: %{customdata[1]}<extra></extra>", "legendgroup": "vllm_bf16", "line": {"color": "#2a78d6", "dash": "solid", "width": 2.0}, "marker": {"color": "#2a78d6", "line": {"color": "#2a78d6", "width": 1.5}, "size": 8, "symbol": "circle"}, "mode": "lines+markers", "name": "vLLM · BF16", "showlegend": false, "type": "scatter", "x": [1, 2, 4, 8, 16, 32, 64], "xaxis": "x10", "y": [59.96, 64.09, 73.56, 94.63, 138.8, 217.3, 406.0], "yaxis": "y10"}, {"customdata": [[null, 3.0], [null, 3.0], [null, 3.0], [null, 3.0], [null, 3.0]], "hovertemplate": "<b>llama.cpp · BF16</b><br>C = %{x}<br>Forward-step time (ms): %{y:.3g} ms<br>repetitions: %{customdata[1]}<extra></extra>", "legendgroup": "llama_cpp_bf16", "line": {"color": "#eb6834", "dash": "solid", "width": 2.0}, "marker": {"color": "#eb6834", "line": {"color": "#eb6834", "width": 1.5}, "size": 8, "symbol": "square"}, "mode": "lines+markers", "name": "llama.cpp · BF16", "showlegend": false, "type": "scatter", "x": [1, 2, 4, 8, 16], "xaxis": "x10", "y": [73.95, 135.8, 208.2, 361.1, 670.9], "yaxis": "y10"}, {"customdata": [[null, 3.0], [null, 3.0], [null, 3.0], [null, 3.0], [null, 3.0], [null, 3.0]], "hovertemplate": "<b>llama.cpp · INT8 (Q8_0)</b><br>C = %{x}<br>Forward-step time (ms): %{y:.3g} ms<br>repetitions: %{customdata[1]}<extra></extra>", "legendgroup": "llama_cpp_int8", "line": {"color": "#eb6834", "dash": "dash", "width": 2.0}, "marker": {"color": "#eb6834", "line": {"color": "#eb6834", "width": 1.5}, "size": 8, "symbol": "square-open"}, "mode": "lines+markers", "name": "llama.cpp · INT8 (Q8_0)", "showlegend": false, "type": "scatter", "x": [1, 2, 4, 8, 16, 32], "xaxis": "x10", "y": [44.08, 99.07, 153.9, 278.2, 419.9, 800.1], "yaxis": "y10"}, {"customdata": [[null, 3.0], [null, 3.0], [null, 3.0], [null, 3.0], [null, 3.0], [null, 3.0], [null, 3.0]], "hovertemplate": "<b>vLLM · INT8 (W8A8)</b><br>C = %{x}<br>Forward-step time (ms): %{y:.3g} ms<br>repetitions: %{customdata[1]}<extra></extra>", "legendgroup": "vllm_int8", "line": {"color": "#2a78d6", "dash": "dash", "width": 2.0}, "marker": {"color": "#2a78d6", "line": {"color": "#2a78d6", "width": 1.5}, "size": 8, "symbol": "circle-open"}, "mode": "lines+markers", "name": "vLLM · INT8 (W8A8)", "showlegend": false, "type": "scatter", "x": [1, 2, 4, 8, 16, 32, 64], "xaxis": "x10", "y": [32.61, 37.17, 45.09, 55.88, 78.97, 128.2, 239.3], "yaxis": "y10"}], "layout": {"annotations": [{"font": {"color": "#0b0b0b", "size": 13}, "showarrow": false, "text": "Decode-heavy<br>128→512", "x": 0.086, "xanchor": "center", "xref": "paper", "y": 1.0, "yanchor": "bottom", "yref": "paper"}, {"font": {"color": "#0b0b0b", "size": 13}, "showarrow": false, "text": "Balanced<br>512→512", "x": 0.293, "xanchor": "center", "xref": "paper", "y": 1.0, "yanchor": "bottom", "yref": "paper"}, {"font": {"color": "#0b0b0b", "size": 13}, "showarrow": false, "text": "Prefill-heavy<br>4096→128", "x": 0.5, "xanchor": "center", "xref": "paper", "y": 1.0, "yanchor": "bottom", "yref": "paper"}, {"font": {"color": "#0b0b0b", "size": 13}, "showarrow": false, "text": "Long context<br>8192→256", "x": 0.707, "xanchor": "center", "xref": "paper", "y": 1.0, "yanchor": "bottom", "yref": "paper"}, {"font": {"color": "#0b0b0b", "size": 13}, "showarrow": false, "text": "Long-KV decode<br>4096→1024", "x": 0.914, "xanchor": "center", "xref": "paper", "y": 1.0, "yanchor": "bottom", "yref": "paper"}], "height": 870, "title": {"text": "<b>Batch formation and step cost vs concurrency — Llama-3.1-8B</b><br><span style='font-size:12px;color:#52514e'>From the servers' own step counters over the steady window</span>"}, "width": 1100, "xaxis": {"anchor": "y", "domain": [0.0, 0.172], "matches": "x6", "showticklabels": false, "ticktext": ["1", "2", "4", "8", "16", "32", "64", "128", "256"], "tickvals": [1, 2, 4, 8, 16, 32, 64, 128, 256], "type": "log"}, "xaxis10": {"anchor": "y10", "domain": [0.828, 1.0], "ticktext": ["1", "2", "4", "8", "16", "32", "64", "128", "256"], "tickvals": [1, 2, 4, 8, 16, 32, 64, 128, 256], "title": {"text": "Concurrent requests (C)"}, "type": "log"}, "xaxis2": {"anchor": "y2", "domain": [0.207, 0.379], "matches": "x7", "showticklabels": false, "ticktext": ["1", "2", "4", "8", "16", "32", "64", "128", "256"], "tickvals": [1, 2, 4, 8, 16, 32, 64, 128, 256], "type": "log"}, "xaxis3": {"anchor": "y3", "domain": [0.414, 0.586], "matches": "x8", "showticklabels": false, "ticktext": ["1", "2", "4", "8", "16", "32", "64", "128", "256"], "tickvals": [1, 2, 4, 8, 16, 32, 64, 128, 256], "type": "log"}, "xaxis4": {"anchor": "y4", "domain": [0.621, 0.793], "matches": "x9", "showticklabels": false, "ticktext": ["1", "2", "4", "8", "16", "32", "64", "128", "256"], "tickvals": [1, 2, 4, 8, 16, 32, 64, 128, 256], "type": "log"}, "xaxis5": {"anchor": "y5", "domain": [0.828, 1.0], "matches": "x10", "showticklabels": false, "ticktext": ["1", "2", "4", "8", "16", "32", "64", "128", "256"], "tickvals": [1, 2, 4, 8, 16, 32, 64, 128, 256], "type": "log"}, "xaxis6": {"anchor": "y6", "domain": [0.0, 0.172], "ticktext": ["1", "2", "4", "8", "16", "32", "64", "128", "256"], "tickvals": [1, 2, 4, 8, 16, 32, 64, 128, 256], "title": {"text": "Concurrent requests (C)"}, "type": "log"}, "xaxis7": {"anchor": "y7", "domain": [0.207, 0.379], "ticktext": ["1", "2", "4", "8", "16", "32", "64", "128", "256"], "tickvals": [1, 2, 4, 8, 16, 32, 64, 128, 256], "title": {"text": "Concurrent requests (C)"}, "type": "log"}, "xaxis8": {"anchor": "y8", "domain": [0.414, 0.586], "ticktext": ["1", "2", "4", "8", "16", "32", "64", "128", "256"], "tickvals": [1, 2, 4, 8, 16, 32, 64, 128, 256], "title": {"text": "Concurrent requests (C)"}, "type": "log"}, "xaxis9": {"anchor": "y9", "domain": [0.621, 0.793], "ticktext": ["1", "2", "4", "8", "16", "32", "64", "128", "256"], "tickvals": [1, 2, 4, 8, 16, 32, 64, 128, 256], "title": {"text": "Concurrent requests (C)"}, "type": "log"}, "yaxis": {"anchor": "x", "domain": [0.535, 1.0], "range": [-0.03637, 3.28], "ticktext": ["1", "2", "5", "10", "20", "50", "100", "200", "500", "1000", "2000"], "tickvals": [1, 2, 5, 10, 20, 50, 100, 200, 500, 1000, 2000], "title": {"text": "Tokens per forward step"}, "type": "log"}, "yaxis10": {"anchor": "x10", "domain": [0.0, 0.465], "range": [1.339, 3.269], "ticktext": ["20", "50", "100", "200", "500", "1000", "2000"], "tickvals": [20, 50, 100, 200, 500, 1000, 2000], "type": "log"}, "yaxis2": {"anchor": "x2", "domain": [0.535, 1.0], "range": [-0.03637, 3.28], "ticktext": ["1", "2", "5", "10", "20", "50", "100", "200", "500", "1000", "2000"], "tickvals": [1, 2, 5, 10, 20, 50, 100, 200, 500, 1000, 2000], "type": "log"}, "yaxis3": {"anchor": "x3", "domain": [0.535, 1.0], "range": [-0.03637, 3.28], "ticktext": ["1", "2", "5", "10", "20", "50", "100", "200", "500", "1000", "2000"], "tickvals": [1, 2, 5, 10, 20, 50, 100, 200, 500, 1000, 2000], "type": "log"}, "yaxis4": {"anchor": "x4", "domain": [0.535, 1.0], "range": [-0.03637, 3.28], "ticktext": ["1", "2", "5", "10", "20", "50", "100", "200", "500", "1000", "2000"], "tickvals": [1, 2, 5, 10, 20, 50, 100, 200, 500, 1000, 2000], "type": "log"}, "yaxis5": {"anchor": "x5", "domain": [0.535, 1.0], "range": [-0.03637, 3.28], "ticktext": ["1", "2", "5", "10", "20", "50", "100", "200", "500", "1000", "2000"], "tickvals": [1, 2, 5, 10, 20, 50, 100, 200, 500, 1000, 2000], "type": "log"}, "yaxis6": {"anchor": "x6", "domain": [0.0, 0.465], "range": [1.339, 3.269], "ticktext": ["20", "50", "100", "200", "500", "1000", "2000"], "tickvals": [20, 50, 100, 200, 500, 1000, 2000], "title": {"text": "Forward-step time (ms)"}, "type": "log"}, "yaxis7": {"anchor": "x7", "domain": [0.0, 0.465], "range": [1.339, 3.269], "ticktext": ["20", "50", "100", "200", "500", "1000", "2000"], "tickvals": [20, 50, 100, 200, 500, 1000, 2000], "type": "log"}, "yaxis8": {"anchor": "x8", "domain": [0.0, 0.465], "range": [1.339, 3.269], "ticktext": ["20", "50", "100", "200", "500", "1000", "2000"], "tickvals": [20, 50, 100, 200, 500, 1000, 2000], "type": "log"}, "yaxis9": {"anchor": "x9", "domain": [0.0, 0.465], "range": [1.339, 3.269], "ticktext": ["20", "50", "100", "200", "500", "1000", "2000"], "tickvals": [20, 50, 100, 200, 500, 1000, 2000], "type": "log"}}}
